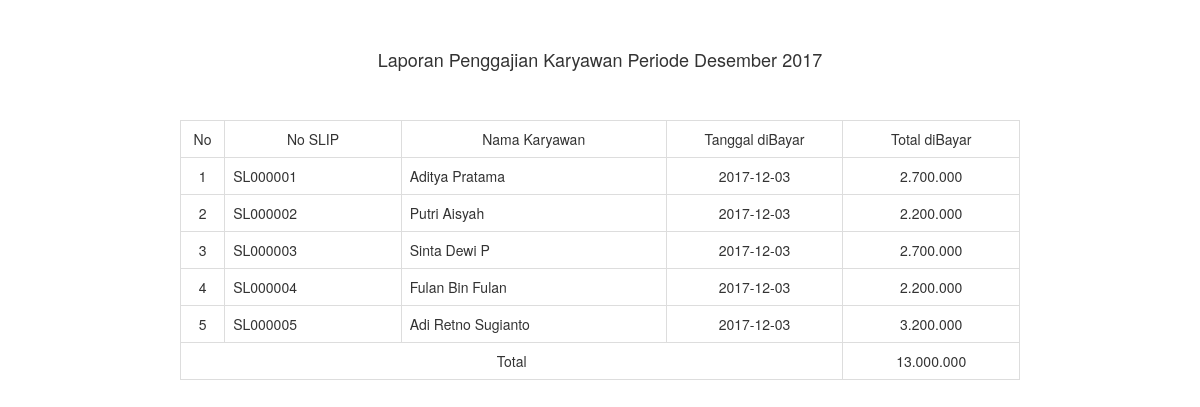
Page /page/lappenggajian_detail.php?tgl_pres=122017 on the committed database.
### tables this page shows
CREATE TABLE IF NOT EXISTS `penggajian` (
`NO_SLIP` int(20) NOT NULL,
  `ID_KAR` varchar(12) NOT NULL,
  `TGL_PENGGAJIAN` date DEFAULT NULL,
  `periode` varchar(6) DEFAULT NULL,
  `TOTAL_GAJI` int(11) DEFAULT NULL
);

CREATE TABLE IF NOT EXISTS `karyawan` (
  `ID_KAR` varchar(12) NOT NULL,
  `ID_JABATAN` varchar(12) NOT NULL,
  `NAMA_KAR` varchar(100) DEFAULT NULL,
  `ALAMAT_KAR` varchar(150) DEFAULT NULL,
  `NO_TELP_KAR` char(12) DEFAULT NULL,
  `STS_KAR` char(1) DEFAULT NULL,
  `KODE_KAR` varchar(6) DEFAULT NULL,
  `TGL_LHR_KAR` date DEFAULT NULL,
  `AGAMA_KAR` varchar(50) DEFAULT NULL,
  `JKEL_KAR` char(1) DEFAULT NULL,
  `TL_KAR` varchar(50) DEFAULT NULL
);

### koneksi.php (called while the page is built, shortened)
<?php
function namaBulan_id($bulan="01"){
	switch($bulan)
	{
		case '12':
			$nama = "Desember";
			break;
	}
	return $nama;
}
?>

### page/lappenggajian_detail.php (the view, shortened to what this page needs)
<?php
	require '../koneksi.php';
	$q = "SELECT p.no_slip, k.nama_kar, p.tgl_penggajian, p.total_gaji ";
	$q.= "FROM penggajian p JOIN karyawan k ON(p.id_kar=k.id_kar) WHERE periode = '".$_GET['tgl_pres']."' ORDER BY p.no_slip ASC";
	$rs = mysql_query($q);
?>
<!DOCTYPE html>
<html>
<head>
    <link href="../dist/bootstrap/dist/css/bootstrap.min.css" rel="stylesheet">
</head>
<body>
	<center>
		<br /><br />
		<h4>Laporan Penggajian Karyawan Periode <?= namaBulan_id(substr($_GET['tgl_pres'],0,2)) . ' ' . substr($_GET['tgl_pres'],2,4); ?> </h4>
		<br /><br />
		<table class="table table-bordered">
			<tr>
				<td width="5%" class="text-center">No</td>
				<td width="20%" class="text-center">No SLIP</td>
				<td width="30%" class="text-center">Nama Karyawan</td>
				<td width="20%" class="text-center">Tanggal diBayar</td>
				<td width="20%" class="text-center">Total diBayar</td>
			</tr>
			<?php
				$i=1;
				while ($row = mysql_fetch_array($rs)) {
					$slip = $row['no_slip'];
                    $slip = 'SL'.str_pad($slip, 6, "0", STR_PAD_LEFT);
					echo "<tr>";
					echo "<td class='text-center'>". $i ."</td>";
					echo "<td >". $slip ."</td>";
					echo "<td >". $row['nama_kar'] ."</td>";
					echo "<td class='text-center'>". $row['tgl_penggajian'] ."</td>";
					echo "<td class='text-center'>". number_format($row['total_gaji'],0,',','.') ."</td>";
					echo "</tr>";
					$i++;
					$tot += $row['total_gaji'];
				}
				if ($i==1) {
					echo '<tr><td colspan="5" class="text-center">Data Tidak Ada</td></tr>';
				}else{
					echo '<tr><td colspan="4" class="text-center">Total </td>';
					echo '<td class="text-center">'. number_format($tot,0,',','.') .'</td></tr>';
				}
			?>
		</table>
	</center>
</body>
</html>

### page/lappenggajian_detail.php (style rules this page uses)
.table { width: 100%; max-width: 70%; margin-bottom: 20px; }

### rows in the picture
penggajian: NO_SLIP "SL000001", ID_KAR.NAMA_KAR "Aditya Pratama", TGL_PENGGAJIAN "2017-12-03", TOTAL_GAJI "2.700.000"
penggajian: NO_SLIP "SL000002", ID_KAR.NAMA_KAR "Putri Aisyah", TGL_PENGGAJIAN "2017-12-03", TOTAL_GAJI "2.200.000"
penggajian: NO_SLIP "SL000003", ID_KAR.NAMA_KAR "Sinta Dewi P", TGL_PENGGAJIAN "2017-12-03", TOTAL_GAJI "2.700.000"
penggajian: NO_SLIP "SL000004", ID_KAR.NAMA_KAR "Fulan Bin Fulan", TGL_PENGGAJIAN "2017-12-03", TOTAL_GAJI "2.200.000"
penggajian: NO_SLIP "SL000005", ID_KAR.NAMA_KAR "Adi Retno Sugianto", TGL_PENGGAJIAN "2017-12-03", TOTAL_GAJI "3.200.000"

### other values in the picture
namaBulan_id(substr($_GET['tgl_pres'],0,2)) "Desember"
substr($_GET['tgl_pres'],2,4) "2017"
$tot "13.000.000"
